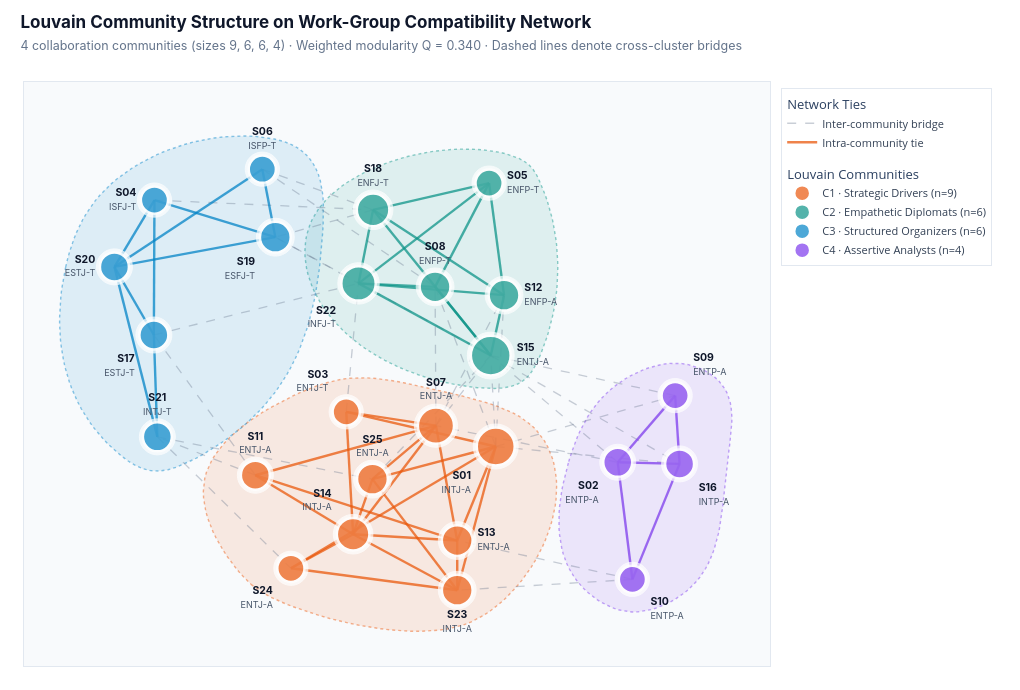

This figure's notebook cell:
### Code cell
def smooth_hull_polygon(points, pad=0.08, n_interp=120):
    """Compute a smooth closed boundary polygon around a 2D cluster of nodes."""
    pts = np.asarray(points, dtype=float)
    centroid = pts.mean(axis=0)
    if len(pts) == 1:
        theta = np.linspace(0, 2 * np.pi, n_interp)
        return centroid[0] + pad * np.cos(theta), centroid[1] + pad * np.sin(theta)
    if len(pts) == 2:
        vec = pts[1] - pts[0]
        unit = vec / max(np.linalg.norm(vec), 1e-6)
        perp = np.array([-unit[1], unit[0]])
        pts_hull = np.array([
            pts[0] - unit * pad + perp * pad,
            pts[1] + unit * pad + perp * pad,
            pts[1] + unit * pad - perp * pad,
            pts[0] - unit * pad - perp * pad,
        ])
    else:
        angles = np.linspace(0, 2 * np.pi, 12, endpoint=False)
        expanded = np.vstack([pts + pad * np.column_stack([np.cos(a), np.sin(a)]) for a in angles])
        hull = ConvexHull(expanded)
        pts_hull = expanded[hull.vertices]

    pts_closed = np.vstack([pts_hull, pts_hull[0]])
    tck, _ = splprep([pts_closed[:, 0], pts_closed[:, 1]], s=0.002, per=True, k=min(3, len(pts_hull) - 1))
    return splev(np.linspace(0, 1, n_interp), tck)


# Figure 7A — Compatibility Network Colored by Louvain Community with Smooth Hulls
fig_comm = go.Figure()
all_nodes = list(G_compat.nodes())
all_pts = np.array([pos_compat[n] for n in all_nodes])
span = max(all_pts[:, 0].max() - all_pts[:, 0].min(), all_pts[:, 1].max() - all_pts[:, 1].min())
text_pos_compat = smart_text_positions(pos_compat, all_nodes)
strength_compat = dict(G_compat.degree(weight="weight"))

for idx, comm in enumerate(compat_communities):
    _, fill_rgba, border_rgba, _ = CLUSTER_PALETTE[idx]
    hx, hy = smooth_hull_polygon([pos_compat[n] for n in comm], pad=0.082 * span)
    fig_comm.add_trace(
        go.Scatter(
            x=hx,
            y=hy,
            fill="toself",
            fillcolor=fill_rgba,
            mode="lines",
            line=dict(color=border_rgba, width=1.4, dash="dot"),
            hoverinfo="skip",
            showlegend=False,
        )
    )

inter_x, inter_y = [], []
for u, v in G_compat.edges():
    if node_to_community[u] != node_to_community[v]:
        inter_x.extend([pos_compat[u][0], pos_compat[v][0], None])
        inter_y.extend([pos_compat[u][1], pos_compat[v][1], None])

fig_comm.add_trace(
    go.Scatter(
        x=inter_x,
        y=inter_y,
        mode="lines",
        line=dict(width=1.3, color="rgba(100, 116, 139, 0.35)", dash="dash"),
        hoverinfo="skip",
        name="Inter-community bridge",
        legendgroup="Links",
        legendgrouptitle_text="Network Ties",
    )
)

for idx, comm in enumerate(compat_communities):
    _, _, border_rgba, _ = CLUSTER_PALETTE[idx]
    intra_x, intra_y = [], []
    for u, v in G_compat.subgraph(comm).edges():
        intra_x.extend([pos_compat[u][0], pos_compat[v][0], None])
        intra_y.extend([pos_compat[u][1], pos_compat[v][1], None])
    fig_comm.add_trace(
        go.Scatter(
            x=intra_x,
            y=intra_y,
            mode="lines",
            line=dict(width=2.4, color=border_rgba.replace("0.45", "0.74")),
            hoverinfo="skip",
            name="Intra-community tie" if idx == 0 else None,
            showlegend=(idx == 0),
            legendgroup="Links",
        )
    )

fig_comm.add_trace(
    go.Scatter(
        x=[pos_compat[n][0] for n in all_nodes],
        y=[pos_compat[n][1] for n in all_nodes],
        mode="markers",
        marker=dict(size=[27 + 1.8 * G_compat.degree(n) for n in all_nodes], color="#FFFFFF"),
        hoverinfo="skip",
        showlegend=False,
    )
)

for idx, comm in enumerate(compat_communities):
    solid, _, _, cname = CLUSTER_PALETTE[idx]
    c_nodes = sorted(comm)
    hover_data = [
        f"<b>{n}</b> · {df.loc[n, 'mbti']}{df.loc[n, 'variant']}<br>"
        f"Community: <b>{cname}</b><br>"
        f"Degree: <b>{G_compat.degree(n)}</b> · Strength: <b>{strength_compat[n]:.2f}</b><br>"
        f"<span style='color:#64748B'>E {df.loc[n, 'E']:.0%} · N {df.loc[n, 'N']:.0%} · "
        f"T {df.loc[n, 'T']:.0%} · J {df.loc[n, 'J']:.0%} · A {df.loc[n, 'A']:.0%}</span>"
        for n in c_nodes
    ]
    fig_comm.add_trace(
        go.Scatter(
            x=[pos_compat[n][0] for n in c_nodes],
            y=[pos_compat[n][1] for n in c_nodes],
            mode="markers+text",
            name=f"{cname} (n={len(c_nodes)})",
            legendgroup="Communities",
            legendgrouptitle_text="Louvain Communities" if idx == 0 else None,
            text=[
                f"<b>{n}</b><br><span style='font-size:9px;color:#475569'>{df.loc[n, 'mbti']}{df.loc[n, 'variant']}</span>"
                for n in c_nodes
            ],
            textposition=[text_pos_compat[n] for n in c_nodes],
            textfont=dict(size=10.5, color="#0F172A", family="Inter, -apple-system, sans-serif"),
            marker=dict(
                size=[20 + 1.8 * G_compat.degree(n) for n in c_nodes],
                color=solid,
                line=dict(width=2.5, color="#FFFFFF"),
            ),
            customdata=hover_data,
            hovertemplate="%{customdata}<extra></extra>",
        )
    )

xs, ys = all_pts[:, 0], all_pts[:, 1]
x_pad = (xs.max() - xs.min()) * 0.16
y_pad = (ys.max() - ys.min()) * 0.18

fig_comm.update_layout(
    title=dict(
        text=(
            "<b>Louvain Community Structure on Work-Group Compatibility Network</b>"
            f"<br><span style='font-size:12.5px;color:#64748B;font-weight:400'>"
            f"4 collaboration communities (sizes 9, 6, 6, 4) · Weighted modularity Q = {compat_modularity:.3f} · Dashed lines denote cross-cluster bridges</span>"
        ),
        x=0.02, y=0.96, xanchor="left", yanchor="top",
        font=dict(size=17, color="#0F172A", family="Inter, -apple-system, sans-serif"),
    ),
    width=1020,
    height=690,
    paper_bgcolor="#FFFFFF",
    plot_bgcolor="#F8FAFC",
    margin=dict(l=24, r=250, t=82, b=24),
    xaxis=dict(showgrid=False, zeroline=False, showticklabels=False, range=[xs.min() - x_pad, xs.max() + x_pad], linecolor="#E2E8F0", linewidth=1, mirror=True),
    yaxis=dict(showgrid=False, zeroline=False, showticklabels=False, range=[ys.min() - y_pad, ys.max() + y_pad * 1.15], linecolor="#E2E8F0", linewidth=1, mirror=True),
    legend=dict(x=1.015, y=0.99, xanchor="left", yanchor="top", bgcolor="rgba(255,255,255,0.94)", bordercolor="#E2E8F0", borderwidth=1, font=dict(size=11, color="#334155"), tracegroupgap=12),
    hoverlabel=dict(bgcolor="#FFFFFF", bordercolor="#CBD5E1", font=dict(size=12, family="Inter, -apple-system, sans-serif", color="#0F172A")),
)
fig_comm.show()

# Figure 7B — Psychometric Radar Signatures Across Communities
trait_labels = [
    "Energy (E)<br><span style='font-size:10px;color:#64748B'>Extraverted</span>",
    "Mind (N)<br><span style='font-size:10px;color:#64748B'>Intuitive</span>",
    "Nature (T)<br><span style='font-size:10px;color:#64748B'>Thinking</span>",
    "Tactics (J)<br><span style='font-size:10px;color:#64748B'>Judging</span>",
    "Identity (A)<br><span style='font-size:10px;color:#64748B'>Assertive</span>",
]

fig_radar = go.Figure()
for idx, comm in enumerate(compat_communities):
    solid, fill_rgba, _, cname = CLUSTER_PALETTE[idx]
    means = [float(df.loc[sorted(comm), t].mean() * 100.0) for t in traits]
    fig_radar.add_trace(
        go.Scatterpolar(
            r=means + [means[0]],
            theta=trait_labels + [trait_labels[0]],
            fill="toself",
            fillcolor=fill_rgba.replace("0.11", "0.13"),
            mode="lines+markers",
            name=f"{cname} (n={len(comm)})",
            line=dict(color=solid, width=2.5),
            marker=dict(size=7.5, color=solid, line=dict(width=1.5, color="#FFFFFF")),
            hovertemplate=f"<b>{cname}</b><br>%{{theta}}: <b>%{{r:.1f}}%</b><extra></extra>",
        )
    )

fig_radar.add_trace(
    go.Scatterpolar(
        r=[50, 50, 50, 50, 50, 50],
        theta=trait_labels + [trait_labels[0]],
        mode="lines",
        name="50% Neutral Midpoint",
        line=dict(color="rgba(100, 116, 139, 0.55)", width=1.4, dash="dot"),
        hoverinfo="skip",
    )
)

fig_radar.update_layout(
    title=dict(
        text=(
            "<b>Psychometric Trait Signatures Across Louvain Communities</b>"
            "<br><span style='font-size:12.5px;color:#64748B;font-weight:400'>"
            "Mean continuous 16Personalities scores (%) per cluster on the Work-Group Compatibility Network</span>"
        ),
        x=0.02, y=0.96, xanchor="left", yanchor="top",
        font=dict(size=17, color="#0F172A", family="Inter, -apple-system, sans-serif"),
    ),
    width=960,
    height=580,
    paper_bgcolor="#FFFFFF",
    font=dict(family="Inter, -apple-system, sans-serif", color="#1E293B"),
    margin=dict(l=60, r=265, t=95, b=45),
    polar=dict(
        bgcolor="#F8FAFC",
        radialaxis=dict(
            visible=True,
            range=[0, 100],
            angle=54,
            tickangle=0,
            tickvals=[20, 40, 60, 80],
            ticktext=["20%", "40%", "60%", "80%"],
            tickfont=dict(size=10, color="#64748B"),
            gridcolor="#E2E8F0",
            linecolor="#CBD5E1",
        ),
        angularaxis=dict(
            tickfont=dict(size=11.5, color="#0F172A"),
            gridcolor="#E2E8F0",
            linecolor="#CBD5E1",
            direction="clockwise",
            rotation=90,
        ),
    ),
    legend=dict(
        x=1.05, y=0.92, xanchor="left", yanchor="top",
        bgcolor="rgba(255,255,255,0.95)", bordercolor="#E2E8F0", borderwidth=1,
        font=dict(size=11, color="#334155"),
    ),
    hoverlabel=dict(bgcolor="#FFFFFF", bordercolor="#CBD5E1", font=dict(size=12, family="Inter, -apple-system, sans-serif", color="#0F172A")),
)
fig_radar.show()

### Figure 1 — Plotly figure (JSON) as saved in the notebook; plotly's stock layout.template omitted (floating-point values rounded to 4 significant figures)
{"data": [{"fill": "toself", "fillcolor": "rgba(234, 88, 12, 0.11)", "hoverinfo": "skip", "line": {"color": "rgba(234, 88, 12, 0.45)", "dash": "dot", "width": 1.4}, "mode": "lines", "showlegend": false, "type": "scatter", "x": [-0.4569, -0.4385, -0.4183, -0.3966, -0.3733, -0.3485, -0.3221, -0.2943, -0.2653, -0.2353, -0.2043, -0.1726, -0.1404, -0.1078, -0.07508, -0.04232, -0.009715, 0.02254, 0.05429, 0.08534, 0.1155, 0.1447, 0.1726, 0.1991, 0.2241, 0.2474, 0.2694, 0.2902, 0.31, 0.3289, 0.3472, 0.3648, 0.3816, 0.3978, 0.4131, 0.4276, 0.4412, 0.454, 0.4658, 0.4766, 0.4864, 0.4951, 0.5027, 0.5092, 0.5145, 0.5186, 0.5215, 0.523, 0.5232, 0.522, 0.5195, 0.5154, 0.5099, 0.5029, 0.4943, 0.4841, 0.4721, 0.4584, 0.4426, 0.4248, 0.4049, 0.3826, 0.3584, 0.3325, 0.3051, 0.2765, 0.2469, 0.2166, 0.1858, 0.1548, 0.1239, 0.09319, 0.06276, 0.03261, 0.002803, -0.02665, -0.0557, -0.08433, -0.1125, -0.1402, -0.1673, -0.194, -0.2202, -0.2461, -0.2718, -0.2973, -0.3227, -0.3478, -0.3726, -0.3968, -0.4205, -0.4433, -0.4653, -0.4862, -0.506, -0.5244, -0.5414, -0.5568, -0.5705, -0.5823, -0.5922, -0.5999, -0.6054, -0.6087, -0.6098, -0.6089, -0.6062, -0.6018, -0.5957, -0.5882, -0.5793, -0.5691, -0.5579, -0.5457, -0.5326, -0.5188, -0.5044, -0.4895, -0.4738, -0.4569], "y": [-0.921, -0.9418, -0.9607, -0.9781, -0.9944, -1.01, -1.025, -1.039, -1.053, -1.067, -1.079, -1.091, -1.101, -1.111, -1.119, -1.126, -1.132, -1.136, -1.138, -1.139, -1.137, -1.133, -1.128, -1.119, -1.109, -1.096, -1.081, -1.064, -1.045, -1.024, -1.002, -0.978, -0.9531, -0.9269, -0.8997, -0.8714, -0.8423, -0.8124, -0.7818, -0.7506, -0.719, -0.687, -0.6547, -0.6222, -0.5897, -0.5572, -0.5249, -0.4928, -0.4611, -0.4298, -0.399, -0.369, -0.3396, -0.3112, -0.2837, -0.2572, -0.232, -0.2081, -0.1855, -0.1646, -0.1453, -0.1277, -0.1116, -0.0969, -0.08338, -0.07085, -0.05915, -0.04808, -0.03747, -0.02713, -0.0169, -0.006773, 0.002946, 0.01194, 0.01989, 0.02648, 0.03139, 0.03429, 0.03488, 0.03283, 0.02784, 0.01996, 0.009577, -0.002939, -0.0172, -0.03284, -0.04953, -0.06719, -0.08581, -0.1054, -0.1258, -0.1471, -0.1693, -0.1923, -0.2161, -0.2406, -0.266, -0.292, -0.3187, -0.3461, -0.3742, -0.4028, -0.4321, -0.4619, -0.4921, -0.5226, -0.5533, -0.5841, -0.6149, -0.6456, -0.676, -0.7061, -0.7358, -0.7649, -0.7934, -0.8211, -0.8479, -0.8737, -0.8982, -0.921]}, {"fill": "toself", "fillcolor": "rgba(13, 148, 136, 0.11)", "hoverinfo": "skip", "line": {"color": "rgba(13, 148, 136, 0.45)", "dash": "dot", "width": 1.4}, "mode": "lines", "showlegend": false, "type": "scatter", "x": [-0.2406, -0.2512, -0.2602, -0.2677, -0.2738, -0.2785, -0.2817, -0.2837, -0.2843, -0.2836, -0.2816, -0.2785, -0.2741, -0.2687, -0.2621, -0.2544, -0.2456, -0.2359, -0.2252, -0.2135, -0.2009, -0.1873, -0.1729, -0.1576, -0.1414, -0.1244, -0.1066, -0.088, -0.06865, -0.04855, -0.02773, -0.006217, 0.01597, 0.03882, 0.0623, 0.08639, 0.1111, 0.1363, 0.1621, 0.1884, 0.2152, 0.2425, 0.27, 0.2972, 0.3236, 0.3486, 0.3716, 0.3921, 0.4097, 0.4245, 0.4371, 0.4478, 0.457, 0.4651, 0.4726, 0.4796, 0.4861, 0.4921, 0.4976, 0.5027, 0.5072, 0.5113, 0.515, 0.5181, 0.5208, 0.523, 0.5247, 0.5259, 0.5266, 0.5269, 0.5267, 0.526, 0.5248, 0.5232, 0.521, 0.5184, 0.5153, 0.5118, 0.5077, 0.5032, 0.4982, 0.4927, 0.4867, 0.4803, 0.4734, 0.466, 0.4577, 0.4478, 0.4355, 0.4203, 0.4026, 0.3826, 0.3609, 0.3378, 0.3138, 0.2891, 0.264, 0.2386, 0.2129, 0.187, 0.1611, 0.1351, 0.1092, 0.08342, 0.0579, 0.03269, 0.00788, -0.01645, -0.04021, -0.06332, -0.0857, -0.1073, -0.1279, -0.1476, -0.1663, -0.1838, -0.2, -0.215, -0.2285, -0.2406], "y": [0.8157, 0.7926, 0.7688, 0.7445, 0.7197, 0.6946, 0.6691, 0.6433, 0.6173, 0.5912, 0.5651, 0.5389, 0.5128, 0.4869, 0.4611, 0.4356, 0.4104, 0.3857, 0.3614, 0.3375, 0.3142, 0.2914, 0.2692, 0.2475, 0.2265, 0.2062, 0.1865, 0.1675, 0.1493, 0.1319, 0.1152, 0.09942, 0.08446, 0.07039, 0.05723, 0.04502, 0.03378, 0.02355, 0.01435, 0.006212, -0.0008341, -0.006757, -0.01135, -0.01416, -0.01473, -0.01258, -0.007238, 0.001759, 0.01472, 0.03125, 0.05073, 0.07256, 0.09611, 0.1208, 0.146, 0.1714, 0.1971, 0.2229, 0.2489, 0.2751, 0.3014, 0.3278, 0.3543, 0.3809, 0.4076, 0.4343, 0.4611, 0.4878, 0.5146, 0.5414, 0.5681, 0.5948, 0.6214, 0.6479, 0.6743, 0.7006, 0.7267, 0.7527, 0.7785, 0.8042, 0.8296, 0.8548, 0.8797, 0.9044, 0.9288, 0.9529, 0.9764, 0.9984, 1.018, 1.035, 1.049, 1.061, 1.071, 1.079, 1.085, 1.089, 1.092, 1.093, 1.093, 1.091, 1.088, 1.084, 1.078, 1.071, 1.063, 1.054, 1.043, 1.031, 1.019, 1.005, 0.9899, 0.974, 0.9572, 0.9394, 0.9208, 0.9013, 0.8811, 0.86, 0.8382, 0.8157]}, {"fill": "toself", "fillcolor": "rgba(2, 132, 199, 0.11)", "hoverinfo": "skip", "line": {"color": "rgba(2, 132, 199, 0.45)", "dash": "dot", "width": 1.4}, "mode": "lines", "showlegend": false, "type": "scatter", "x": [-1.051, -1.056, -1.06, -1.064, -1.066, -1.069, -1.07, -1.071, -1.071, -1.07, -1.068, -1.066, -1.062, -1.058, -1.053, -1.047, -1.04, -1.032, -1.023, -1.013, -1.001, -0.9893, -0.9761, -0.9617, -0.9462, -0.9295, -0.9117, -0.8926, -0.8723, -0.8508, -0.8279, -0.8038, -0.7782, -0.7512, -0.7231, -0.6942, -0.6652, -0.6365, -0.6087, -0.5822, -0.557, -0.533, -0.5102, -0.4886, -0.4682, -0.4489, -0.4306, -0.4134, -0.3973, -0.3821, -0.3678, -0.3545, -0.3421, -0.3305, -0.3197, -0.3097, -0.3004, -0.2919, -0.2841, -0.2768, -0.2703, -0.2643, -0.2588, -0.2539, -0.2494, -0.2454, -0.2418, -0.2386, -0.2357, -0.2332, -0.2309, -0.2289, -0.2271, -0.2256, -0.2246, -0.2243, -0.225, -0.2268, -0.23, -0.2347, -0.2412, -0.2496, -0.2603, -0.2734, -0.289, -0.3075, -0.3291, -0.3538, -0.3816, -0.4118, -0.4437, -0.4765, -0.5097, -0.5427, -0.5754, -0.6077, -0.6394, -0.6705, -0.7008, -0.7303, -0.7588, -0.7863, -0.8127, -0.8378, -0.8615, -0.8837, -0.9044, -0.9234, -0.9409, -0.9568, -0.9713, -0.9844, -0.9963, -1.007, -1.017, -1.025, -1.033, -1.04, -1.046, -1.051], "y": [0.5471, 0.5143, 0.4812, 0.4479, 0.4145, 0.3809, 0.3473, 0.3137, 0.28, 0.2464, 0.2129, 0.1796, 0.1464, 0.1134, 0.08066, 0.04824, 0.01616, -0.01555, -0.04683, -0.07765, -0.108, -0.1377, -0.1669, -0.1955, -0.2233, -0.2505, -0.2769, -0.3026, -0.3273, -0.3504, -0.3704, -0.3858, -0.3951, -0.3969, -0.3908, -0.3783, -0.361, -0.3403, -0.3179, -0.2948, -0.2712, -0.2471, -0.2225, -0.1973, -0.1717, -0.1456, -0.1191, -0.09208, -0.06461, -0.03671, -0.008366, 0.0204, 0.04958, 0.07917, 0.1092, 0.1395, 0.1703, 0.2014, 0.2329, 0.2647, 0.2969, 0.3294, 0.3623, 0.3954, 0.4289, 0.4626, 0.4967, 0.531, 0.5656, 0.6005, 0.6356, 0.671, 0.7066, 0.7423, 0.7779, 0.8132, 0.848, 0.8819, 0.9149, 0.9466, 0.9768, 1.005, 1.032, 1.057, 1.079, 1.098, 1.115, 1.129, 1.139, 1.147, 1.152, 1.154, 1.153, 1.15, 1.144, 1.136, 1.126, 1.114, 1.1, 1.084, 1.067, 1.048, 1.027, 1.005, 0.9823, 0.9582, 0.9332, 0.9073, 0.8806, 0.8532, 0.825, 0.7962, 0.7668, 0.7368, 0.7063, 0.6753, 0.6438, 0.6119, 0.5797, 0.5471]}, {"fill": "toself", "fillcolor": "rgba(124, 58, 237, 0.11)", "hoverinfo": "skip", "line": {"color": "rgba(124, 58, 237, 0.45)", "dash": "dot", "width": 1.4}, "mode": "lines", "showlegend": false, "type": "scatter", "x": [0.5606, 0.5557, 0.5511, 0.5469, 0.5431, 0.5397, 0.5368, 0.5344, 0.5325, 0.5311, 0.5304, 0.5302, 0.5307, 0.5319, 0.5338, 0.5365, 0.5399, 0.5442, 0.5493, 0.5553, 0.5622, 0.57, 0.5788, 0.5886, 0.5995, 0.6114, 0.6245, 0.6386, 0.6539, 0.6703, 0.6876, 0.7058, 0.7246, 0.7441, 0.7641, 0.7844, 0.805, 0.8254, 0.8455, 0.8651, 0.8838, 0.9016, 0.9181, 0.9333, 0.9473, 0.9602, 0.972, 0.9827, 0.9925, 1.001, 1.009, 1.016, 1.023, 1.029, 1.034, 1.038, 1.042, 1.045, 1.049, 1.051, 1.054, 1.056, 1.058, 1.06, 1.061, 1.063, 1.065, 1.067, 1.069, 1.071, 1.074, 1.076, 1.079, 1.081, 1.083, 1.084, 1.085, 1.085, 1.084, 1.083, 1.08, 1.076, 1.07, 1.063, 1.055, 1.044, 1.032, 1.018, 1.002, 0.9842, 0.9655, 0.9458, 0.9253, 0.9043, 0.8829, 0.8614, 0.84, 0.8189, 0.7983, 0.7784, 0.7594, 0.7415, 0.7247, 0.7089, 0.694, 0.6801, 0.6671, 0.655, 0.6437, 0.6332, 0.6233, 0.6142, 0.6057, 0.5978, 0.5905, 0.5836, 0.5773, 0.5714, 0.5658, 0.5606], "y": [-0.3596, -0.3848, -0.4102, -0.4356, -0.4611, -0.4866, -0.512, -0.5374, -0.5627, -0.5878, -0.6128, -0.6375, -0.6621, -0.6863, -0.7102, -0.7338, -0.757, -0.7798, -0.8021, -0.824, -0.8453, -0.866, -0.8862, -0.9057, -0.9246, -0.9428, -0.9603, -0.9769, -0.9927, -1.007, -1.02, -1.031, -1.04, -1.046, -1.049, -1.048, -1.045, -1.038, -1.029, -1.018, -1.005, -0.9914, -0.9762, -0.9601, -0.9432, -0.9254, -0.9068, -0.8875, -0.8674, -0.8467, -0.8253, -0.8033, -0.7808, -0.7577, -0.7341, -0.7101, -0.6857, -0.6609, -0.6357, -0.6103, -0.5846, -0.5587, -0.5325, -0.5063, -0.4799, -0.4535, -0.427, -0.4006, -0.3742, -0.3479, -0.3217, -0.2957, -0.2699, -0.2444, -0.2193, -0.1945, -0.1703, -0.1465, -0.1233, -0.1007, -0.07884, -0.05767, -0.03729, -0.01775, 0.0008941, 0.01859, 0.03528, 0.05082, 0.06492, 0.07726, 0.0875, 0.09532, 0.1004, 0.1024, 0.1012, 0.09705, 0.09023, 0.0811, 0.07, 0.05727, 0.04322, 0.02816, 0.01217, -0.004707, -0.02243, -0.04094, -0.06022, -0.0802, -0.1009, -0.1221, -0.144, -0.1664, -0.1893, -0.2126, -0.2363, -0.2604, -0.2848, -0.3095, -0.3345, -0.3596]}, {"hoverinfo": "skip", "legendgroup": "Links", "legendgrouptitle": {"text": "Network Ties"}, "line": {"color": "rgba(100, 116, 139, 0.35)", "dash": "dash", "width": 1.3}, "mode": "lines", "name": "Inter-community bridge", "type": "scatter", "x": [0.3278, 0.9032, null, 0.3278, 0.3118, null, 0.3278, 0.1334, null, 0.3278, 0.3545, null, 0.3278, 0.9174, null, 0.7191, 0.1361, null, 0.7191, 0.3118, null, -0.1516, -0.1122, null, -0.7665, -0.06544, null, -0.4206, -0.06544, null, -0.4206, 0.1334, null, 0.1361, 0.3118, null, 0.1361, 0.1334, null, 0.1361, 0.3545, null, 0.9032, 0.3118, null, 0.7661, 0.2044, null, 0.7661, 0.2043, null, -0.443, -0.7572, null, -0.443, -0.7684, null, 0.3118, -0.06752, null, 0.3118, 0.9174, null, 0.3118, -0.3789, null, -0.7684, -0.1122, null, -0.06544, -0.3789, null, -0.3789, -0.1122, null, -0.7572, -0.06752, null, -0.7572, -0.329, null], "y": [-0.2832, -0.04785, null, -0.2832, 0.1375, null, -0.2832, 0.4554, null, -0.2832, 0.417, null, -0.2832, -0.3639, null, -0.3563, -0.1869, null, -0.3563, 0.1375, null, -0.1231, 0.4714, null, 0.8569, 0.8118, null, 1, 0.8118, null, 1, 0.4554, null, -0.1869, 0.1375, null, -0.1869, 0.4554, null, -0.1869, 0.417, null, -0.04785, 0.1375, null, -0.8981, -0.9483, null, -0.8981, -0.7184, null, -0.4162, -0.2387, null, -0.4162, 0.2326, null, 0.1375, -0.4342, null, 0.1375, -0.3639, null, 0.1375, 0.6854, null, 0.2326, 0.4714, null, 0.8118, 0.6854, null, 0.6854, 0.4714, null, -0.2387, -0.4342, null, -0.2387, -0.8469, null]}, {"hoverinfo": "skip", "legendgroup": "Links", "line": {"color": "rgba(234, 88, 12, 0.74)", "width": 2.4}, "mode": "lines", "name": "Intra-community tie", "showlegend": true, "type": "scatter", "x": [0.2043, 0.3278, null, 0.2043, 0.1361, null, 0.2043, -0.443, null, 0.2043, -0.1295, null, 0.2043, 0.2044, null, 0.1361, -0.1516, null, 0.1361, -0.1295, null, 0.1361, -0.443, null, 0.1361, -0.06752, null, -0.1295, -0.1516, null, -0.1295, -0.443, null, -0.1295, -0.06752, null, -0.1295, 0.2044, null, -0.1295, -0.329, null, -0.1516, 0.3278, null, -0.329, 0.3278, null, -0.329, 0.2044, null, 0.2044, 0.3278, null, 0.2044, -0.06752, null, -0.06752, 0.3278, null], "y": [-0.7184, -0.2832, null, -0.7184, -0.1869, null, -0.7184, -0.4162, null, -0.7184, -0.6891, null, -0.7184, -0.9483, null, -0.1869, -0.1231, null, -0.1869, -0.6891, null, -0.1869, -0.4162, null, -0.1869, -0.4342, null, -0.6891, -0.1231, null, -0.6891, -0.4162, null, -0.6891, -0.4342, null, -0.6891, -0.9483, null, -0.6891, -0.8469, null, -0.1231, -0.2832, null, -0.8469, -0.2832, null, -0.8469, -0.9483, null, -0.9483, -0.2832, null, -0.9483, -0.4342, null, -0.4342, -0.2832, null]}, {"hoverinfo": "skip", "legendgroup": "Links", "line": {"color": "rgba(13, 148, 136, 0.74)", "width": 2.4}, "mode": "lines", "showlegend": false, "type": "scatter", "x": [0.3066, -0.06544, null, 0.3066, -0.1122, null, 0.3066, 0.3545, null, 0.3066, 0.1334, null, -0.1122, 0.1334, null, -0.1122, 0.3545, null, -0.1122, 0.3118, null, -0.1122, -0.06544, null, -0.06544, 0.3118, null, -0.06544, 0.3545, null, 0.3118, 0.1334, null, 0.3118, 0.3545, null], "y": [0.9354, 0.8118, null, 0.9354, 0.4714, null, 0.9354, 0.417, null, 0.9354, 0.4554, null, 0.4714, 0.4554, null, 0.4714, 0.417, null, 0.4714, 0.1375, null, 0.4714, 0.8118, null, 0.8118, 0.1375, null, 0.8118, 0.417, null, 0.1375, 0.4554, null, 0.1375, 0.417, null]}, {"hoverinfo": "skip", "legendgroup": "Links", "line": {"color": "rgba(2, 132, 199, 0.74)", "width": 2.4}, "mode": "lines", "showlegend": false, "type": "scatter", "x": [-0.4206, -0.3789, null, -0.4206, -0.8949, null, -0.3789, -0.7665, null, -0.3789, -0.8949, null, -0.7572, -0.8949, null, -0.7572, -0.7684, null, -0.8949, -0.7665, null, -0.8949, -0.7684, null, -0.7665, -0.7684, null], "y": [1, 0.6854, null, 1, 0.5478, null, 0.6854, 0.8569, null, 0.6854, 0.5478, null, -0.2387, 0.5478, null, -0.2387, 0.2326, null, 0.5478, 0.8569, null, 0.5478, 0.2326, null, 0.8569, 0.2326, null]}, {"hoverinfo": "skip", "legendgroup": "Links", "line": {"color": "rgba(124, 58, 237, 0.74)", "width": 2.4}, "mode": "lines", "showlegend": false, "type": "scatter", "x": [0.7661, 0.9174, null, 0.7661, 0.7191, null, 0.7191, 0.9174, null, 0.7191, 0.9032, null, 0.9174, 0.9032, null], "y": [-0.8981, -0.3639, null, -0.8981, -0.3563, null, -0.3563, -0.3639, null, -0.3563, -0.04785, null, -0.3639, -0.04785, null]}, {"hoverinfo": "skip", "marker": {"color": "#FFFFFF", "size": [45, 36, 34.2, 34.2, 34.2, 34.2, 43.2, 37.8, 34.2, 34.2, 36, 37.8, 37.8, 39.6, 46.8, 36, 36, 39.6, 37.8, 36, 36, 41.4, 37.8, 34.2, 37.8]}, "mode": "markers", "showlegend": false, "type": "scatter", "x": [0.3278, 0.7191, -0.1516, -0.7665, 0.3066, -0.4206, 0.1361, 0.1334, 0.9032, 0.7661, -0.443, 0.3545, 0.2043, -0.1295, 0.3118, 0.9174, -0.7684, -0.06544, -0.3789, -0.8949, -0.7572, -0.1122, 0.2044, -0.329, -0.06752], "y": [-0.2832, -0.3563, -0.1231, 0.8569, 0.9354, 1, -0.1869, 0.4554, -0.04785, -0.8981, -0.4162, 0.417, -0.7184, -0.6891, 0.1375, -0.3639, 0.2326, 0.8118, 0.6854, 0.5478, -0.2387, 0.4714, -0.9483, -0.8469, -0.4342]}, {"customdata": ["<b>S01</b> · INTJ-A<br>Community: <b>C1 · Strategic Drivers</b><br>Degree: <b>10</b> · Strength: <b>8.66</b><br><span style='color:#64748B'>E 36% · N 64% · T 67% · J 58% · A 83%</span>", "<b>S03</b> · ENTJ-T<br>Community: <b>C1 · Strategic Drivers</b><br>Degree: <b>4</b> · Strength: <b>3.49</b><br><span style='color:#64748B'>E 65% · N 85% · T 63% · J 67% · A 49%</span>", "<b>S07</b> · ENTJ-A<br>Community: <b>C1 · Strategic Drivers</b><br>Degree: <b>9</b> · Strength: <b>7.91</b><br><span style='color:#64748B'>E 51% · N 73% · T 69% · J 54% · A 51%</span>", "<b>S11</b> · ENTJ-A<br>Community: <b>C1 · Strategic Drivers</b><br>Degree: <b>5</b> · Strength: <b>4.43</b><br><span style='color:#64748B'>E 61% · N 67% · T 69% · J 83% · A 54%</span>", "<b>S13</b> · ENTJ-A<br>Community: <b>C1 · Strategic Drivers</b><br>Degree: <b>6</b> · Strength: <b>5.28</b><br><span style='color:#64748B'>E 54% · N 65% · T 86% · J 70% · A 64%</span>", "<b>S14</b> · INTJ-A<br>Community: <b>C1 · Strategic Drivers</b><br>Degree: <b>7</b> · Strength: <b>6.23</b><br><span style='color:#64748B'>E 43% · N 70% · T 74% · J 72% · A 64%</span>", "<b>S23</b> · INTJ-A<br>Community: <b>C1 · Strategic Drivers</b><br>Degree: <b>6</b> · Strength: <b>5.02</b><br><span style='color:#64748B'>E 49% · N 54% · T 90% · J 69% · A 92%</span>", "<b>S24</b> · ENTJ-A<br>Community: <b>C1 · Strategic Drivers</b><br>Degree: <b>4</b> · Strength: <b>3.08</b><br><span style='color:#64748B'>E 100% · N 63% · T 86% · J 78% · A 99%</span>", "<b>S25</b> · ENTJ-A<br>Community: <b>C1 · Strategic Drivers</b><br>Degree: <b>6</b> · Strength: <b>5.33</b><br><span style='color:#64748B'>E 67% · N 61% · T 67% · J 67% · A 71%</span>"], "hovertemplate": "%{customdata}<extra></extra>", "legendgroup": "Communities", "legendgrouptitle": {"text": "Louvain Communities"}, "marker": {"color": "#EA580C", "line": {"color": "#FFFFFF", "width": 2.5}, "size": [38, 27.2, 36.2, 29, 30.8, 32.6, 30.8, 27.2, 30.8]}, "mode": "markers+text", "name": "C1 · Strategic Drivers (n=9)", "text": ["<b>S01</b><br><span style='font-size:9px;color:#475569'>INTJ-A</span>", "<b>S03</b><br><span style='font-size:9px;color:#475569'>ENTJ-T</span>", "<b>S07</b><br><span style='font-size:9px;color:#475569'>ENTJ-A</span>", "<b>S11</b><br><span style='font-size:9px;color:#475569'>ENTJ-A</span>", "<b>S13</b><br><span style='font-size:9px;color:#475569'>ENTJ-A</span>", "<b>S14</b><br><span style='font-size:9px;color:#475569'>INTJ-A</span>", "<b>S23</b><br><span style='font-size:9px;color:#475569'>INTJ-A</span>", "<b>S24</b><br><span style='font-size:9px;color:#475569'>ENTJ-A</span>", "<b>S25</b><br><span style='font-size:9px;color:#475569'>ENTJ-A</span>"], "textfont": {"color": "#0F172A", "family": "Inter, -apple-system, sans-serif", "size": 10.5}, "textposition": ["bottom left", "top left", "top center", "top center", "middle right", "top left", "bottom center", "bottom left", "top center"], "type": "scatter", "x": [0.3278, -0.1516, 0.1361, -0.443, 0.2043, -0.1295, 0.2044, -0.329, -0.06752], "y": [-0.2832, -0.1231, -0.1869, -0.4162, -0.7184, -0.6891, -0.9483, -0.8469, -0.4342]}, {"customdata": ["<b>S05</b> · ENFP-T<br>Community: <b>C2 · Empathetic Diplomats</b><br>Degree: <b>4</b> · Strength: <b>3.14</b><br><span style='color:#64748B'>E 53% · N 86% · T 22% · J 42% · A 12%</span>", "<b>S08</b> · ENFP-T<br>Community: <b>C2 · Empathetic Diplomats</b><br>Degree: <b>6</b> · Strength: <b>4.92</b><br><span style='color:#64748B'>E 78% · N 70% · T 49% · J 43% · A 44%</span>", "<b>S12</b> · ENFP-A<br>Community: <b>C2 · Empathetic Diplomats</b><br>Degree: <b>6</b> · Strength: <b>5.13</b><br><span style='color:#64748B'>E 65% · N 71% · T 49% · J 42% · A 56%</span>", "<b>S15</b> · ENTJ-A<br>Community: <b>C2 · Empathetic Diplomats</b><br>Degree: <b>11</b> · Strength: <b>9.61</b><br><span style='color:#64748B'>E 52% · N 61% · T 54% · J 54% · A 69%</span>", "<b>S18</b> · ENFJ-T<br>Community: <b>C2 · Empathetic Diplomats</b><br>Degree: <b>7</b> · Strength: <b>6.03</b><br><span style='color:#64748B'>E 56% · N 64% · T 40% · J 53% · A 36%</span>", "<b>S22</b> · INFJ-T<br>Community: <b>C2 · Empathetic Diplomats</b><br>Degree: <b>8</b> · Strength: <b>6.96</b><br><span style='color:#64748B'>E 46% · N 64% · T 49% · J 57% · A 39%</span>"], "hovertemplate": "%{customdata}<extra></extra>", "legendgroup": "Communities", "marker": {"color": "#0D9488", "line": {"color": "#FFFFFF", "width": 2.5}, "size": [27.2, 30.8, 30.8, 39.8, 32.6, 34.4]}, "mode": "markers+text", "name": "C2 · Empathetic Diplomats (n=6)", "text": ["<b>S05</b><br><span style='font-size:9px;color:#475569'>ENFP-T</span>", "<b>S08</b><br><span style='font-size:9px;color:#475569'>ENFP-T</span>", "<b>S12</b><br><span style='font-size:9px;color:#475569'>ENFP-A</span>", "<b>S15</b><br><span style='font-size:9px;color:#475569'>ENTJ-A</span>", "<b>S18</b><br><span style='font-size:9px;color:#475569'>ENFJ-T</span>", "<b>S22</b><br><span style='font-size:9px;color:#475569'>INFJ-T</span>"], "textfont": {"color": "#0F172A", "family": "Inter, -apple-system, sans-serif", "size": 10.5}, "textposition": ["middle right", "top center", "middle right", "middle right", "top center", "bottom left"], "type": "scatter", "x": [0.3066, 0.1334, 0.3545, 0.3118, -0.06544, -0.1122], "y": [0.9354, 0.4554, 0.417, 0.1375, 0.8118, 0.4714]}, {"customdata": ["<b>S04</b> · ISFJ-T<br>Community: <b>C3 · Structured Organizers</b><br>Degree: <b>4</b> · Strength: <b>3.48</b><br><span style='color:#64748B'>E 36% · N 43% · T 43% · J 76% · A 32%</span>", "<b>S06</b> · ISFP-T<br>Community: <b>C3 · Structured Organizers</b><br>Degree: <b>4</b> · Strength: <b>3.35</b><br><span style='color:#64748B'>E 31% · N 36% · T 47% · J 39% · A 31%</span>", "<b>S17</b> · ESTJ-T<br>Community: <b>C3 · Structured Organizers</b><br>Degree: <b>5</b> · Strength: <b>4.30</b><br><span style='color:#64748B'>E 51% · N 46% · T 64% · J 81% · A 33%</span>", "<b>S19</b> · ESFJ-T<br>Community: <b>C3 · Structured Organizers</b><br>Degree: <b>6</b> · Strength: <b>5.25</b><br><span style='color:#64748B'>E 54% · N 45% · T 39% · J 57% · A 49%</span>", "<b>S20</b> · ESTJ-T<br>Community: <b>C3 · Structured Organizers</b><br>Degree: <b>5</b> · Strength: <b>4.28</b><br><span style='color:#64748B'>E 58% · N 35% · T 65% · J 75% · A 43%</span>", "<b>S21</b> · INTJ-T<br>Community: <b>C3 · Structured Organizers</b><br>Degree: <b>5</b> · Strength: <b>4.14</b><br><span style='color:#64748B'>E 18% · N 58% · T 69% · J 92% · A 42%</span>"], "hovertemplate": "%{customdata}<extra></extra>", "legendgroup": "Communities", "marker": {"color": "#0284C7", "line": {"color": "#FFFFFF", "width": 2.5}, "size": [27.2, 27.2, 29, 30.8, 29, 29]}, "mode": "markers+text", "name": "C3 · Structured Organizers (n=6)", "text": ["<b>S04</b><br><span style='font-size:9px;color:#475569'>ISFJ-T</span>", "<b>S06</b><br><span style='font-size:9px;color:#475569'>ISFP-T</span>", "<b>S17</b><br><span style='font-size:9px;color:#475569'>ESTJ-T</span>", "<b>S19</b><br><span style='font-size:9px;color:#475569'>ESFJ-T</span>", "<b>S20</b><br><span style='font-size:9px;color:#475569'>ESTJ-T</span>", "<b>S21</b><br><span style='font-size:9px;color:#475569'>INTJ-T</span>"], "textfont": {"color": "#0F172A", "family": "Inter, -apple-system, sans-serif", "size": 10.5}, "textposition": ["middle left", "top center", "bottom left", "bottom left", "middle left", "top center"], "type": "scatter", "x": [-0.7665, -0.4206, -0.7684, -0.3789, -0.8949, -0.7572], "y": [0.8569, 1, 0.2326, 0.6854, 0.5478, -0.2387]}, {"customdata": ["<b>S02</b> · ENTP-A<br>Community: <b>C4 · Assertive Analysts</b><br>Degree: <b>5</b> · Strength: <b>4.26</b><br><span style='color:#64748B'>E 51% · N 54% · T 76% · J 33% · A 53%</span>", "<b>S09</b> · ENTP-A<br>Community: <b>C4 · Assertive Analysts</b><br>Degree: <b>4</b> · Strength: <b>3.51</b><br><span style='color:#64748B'>E 65% · N 56% · T 72% · J 40% · A 85%</span>", "<b>S10</b> · ENTP-A<br>Community: <b>C4 · Assertive Analysts</b><br>Degree: <b>4</b> · Strength: <b>3.27</b><br><span style='color:#64748B'>E 60% · N 63% · T 99% · J 22% · A 83%</span>", "<b>S16</b> · INTP-A<br>Community: <b>C4 · Assertive Analysts</b><br>Degree: <b>5</b> · Strength: <b>4.29</b><br><span style='color:#64748B'>E 46% · N 64% · T 69% · J 24% · A 83%</span>"], "hovertemplate": "%{customdata}<extra></extra>", "legendgroup": "Communities", "marker": {"color": "#7C3AED", "line": {"color": "#FFFFFF", "width": 2.5}, "size": [29, 27.2, 27.2, 29]}, "mode": "markers+text", "name": "C4 · Assertive Analysts (n=4)", "text": ["<b>S02</b><br><span style='font-size:9px;color:#475569'>ENTP-A</span>", "<b>S09</b><br><span style='font-size:9px;color:#475569'>ENTP-A</span>", "<b>S10</b><br><span style='font-size:9px;color:#475569'>ENTP-A</span>", "<b>S16</b><br><span style='font-size:9px;color:#475569'>INTP-A</span>"], "textfont": {"color": "#0F172A", "family": "Inter, -apple-system, sans-serif", "size": 10.5}, "textposition": ["bottom left", "top right", "bottom right", "bottom right"], "type": "scatter", "x": [0.7191, 0.9032, 0.7661, 0.9174], "y": [-0.3563, -0.04785, -0.8981, -0.3639]}], "layout": {"height": 690, "hoverlabel": {"bgcolor": "#FFFFFF", "bordercolor": "#CBD5E1", "font": {"color": "#0F172A", "family": "Inter, -apple-system, sans-serif", "size": 12}}, "legend": {"bgcolor": "rgba(255,255,255,0.94)", "bordercolor": "#E2E8F0", "borderwidth": 1, "font": {"color": "#334155", "size": 11}, "tracegroupgap": 12, "x": 1.015, "xanchor": "left", "y": 0.99, "yanchor": "top"}, "margin": {"b": 24, "l": 24, "r": 250, "t": 82}, "paper_bgcolor": "#FFFFFF", "plot_bgcolor": "#F8FAFC", "title": {"font": {"color": "#0F172A", "family": "Inter, -apple-system, sans-serif", "size": 17}, "text": "<b>Louvain Community Structure on Work-Group Compatibility Network</b><br><span style='font-size:12.5px;color:#64748B;font-weight:400'>4 collaboration communities (sizes 9, 6, 6, 4) · Weighted modularity Q = 0.340 · Dashed lines denote cross-cluster bridges</span>", "x": 0.02, "xanchor": "left", "y": 0.96, "yanchor": "top"}, "width": 1020, "xaxis": {"linecolor": "#E2E8F0", "linewidth": 1, "mirror": true, "range": [-1.185, 1.207], "showgrid": false, "showticklabels": false, "zeroline": false}, "yaxis": {"linecolor": "#E2E8F0", "linewidth": 1, "mirror": true, "range": [-1.299, 1.403], "showgrid": false, "showticklabels": false, "zeroline": false}}}
